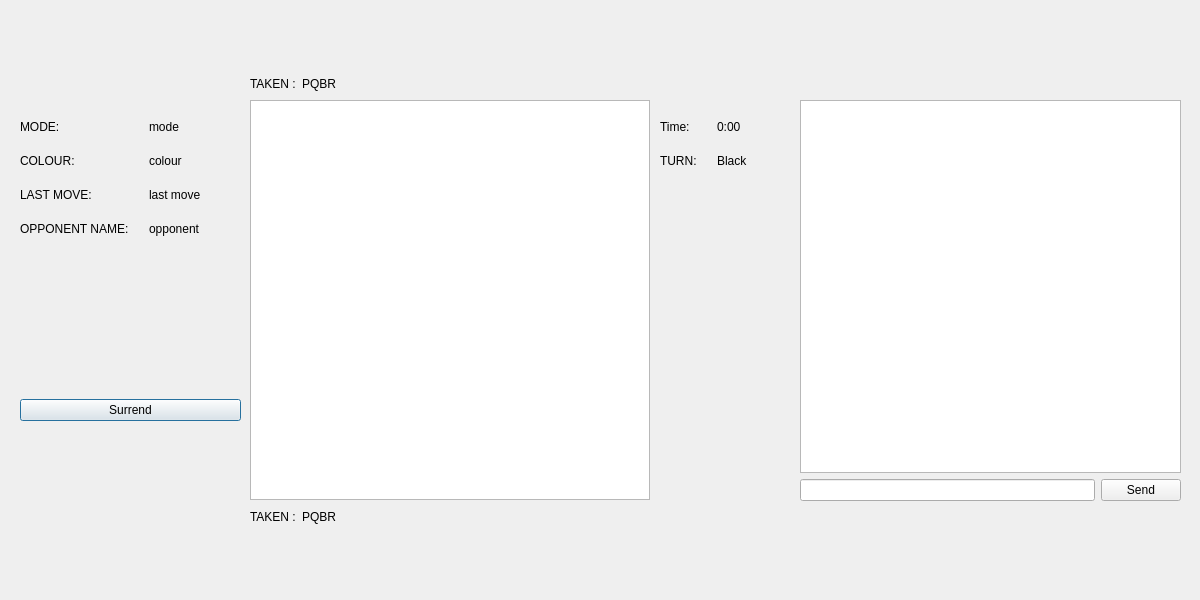
<?xml version="1.0" encoding="UTF-8"?>
<ui version="4.0">
 <class>Game</class>
 <widget class="QDialog" name="Game">
  <property name="geometry">
   <rect>
    <x>0</x>
    <y>0</y>
    <width>1200</width>
    <height>600</height>
   </rect>
  </property>
  <property name="sizePolicy">
   <sizepolicy hsizetype="Fixed" vsizetype="Fixed">
    <horstretch>0</horstretch>
    <verstretch>0</verstretch>
   </sizepolicy>
  </property>
  <property name="minimumSize">
   <size>
    <width>1200</width>
    <height>600</height>
   </size>
  </property>
  <property name="maximumSize">
   <size>
    <width>1200</width>
    <height>800</height>
   </size>
  </property>
  <property name="windowTitle">
   <string>Chess</string>
  </property>
  <widget class="QGraphicsView" name="graphicsView">
   <property name="geometry">
    <rect>
     <x>250</x>
     <y>100</y>
     <width>400</width>
     <height>400</height>
    </rect>
   </property>
   <property name="sizePolicy">
    <sizepolicy hsizetype="Fixed" vsizetype="Fixed">
     <horstretch>0</horstretch>
     <verstretch>0</verstretch>
    </sizepolicy>
   </property>
  </widget>
  <widget class="QLabel" name="imageLabel">
   <property name="geometry">
    <rect>
     <x>20</x>
     <y>440</y>
     <width>221</width>
     <height>141</height>
    </rect>
   </property>
   <property name="text">
    <string/>
   </property>
   <property name="pixmap">
    <pixmap>:/catmeme.jpg</pixmap>
   </property>
   <property name="scaledContents">
    <bool>true</bool>
   </property>
  </widget>
  <widget class="QWidget" name="formLayoutWidget_3">
   <property name="geometry">
    <rect>
     <x>250</x>
     <y>510</y>
     <width>401</width>
     <height>61</height>
    </rect>
   </property>
   <layout class="QFormLayout" name="formLayout_3">
    <item row="0" column="0">
     <widget class="QLabel" name="takenLabel">
      <property name="text">
       <string>TAKEN :</string>
      </property>
     </widget>
    </item>
    <item row="0" column="1">
     <widget class="QLabel" name="chgTakenLabel">
      <property name="text">
       <string>PQBR</string>
      </property>
     </widget>
    </item>
   </layout>
  </widget>
  <widget class="QWidget" name="verticalLayoutWidget">
   <property name="geometry">
    <rect>
     <x>20</x>
     <y>100</y>
     <width>221</width>
     <height>321</height>
    </rect>
   </property>
   <layout class="QVBoxLayout" name="verticalLayout_2">
    <item>
     <layout class="QFormLayout" name="formLayout_4">
      <property name="horizontalSpacing">
       <number>20</number>
      </property>
      <property name="verticalSpacing">
       <number>20</number>
      </property>
      <property name="topMargin">
       <number>20</number>
      </property>
      <property name="bottomMargin">
       <number>20</number>
      </property>
      <item row="0" column="0">
       <widget class="QLabel" name="modeLabel">
        <property name="text">
         <string>&lt;html&gt;&lt;head/&gt;&lt;body&gt;&lt;p&gt;MODE:&lt;/p&gt;&lt;/body&gt;&lt;/html&gt;</string>
        </property>
       </widget>
      </item>
      <item row="0" column="1">
       <widget class="QLabel" name="chgModelabel">
        <property name="text">
         <string>mode</string>
        </property>
       </widget>
      </item>
      <item row="1" column="0">
       <widget class="QLabel" name="colourLabel">
        <property name="text">
         <string>&lt;html&gt;&lt;head/&gt;&lt;body&gt;&lt;p&gt;COLOUR:&lt;/p&gt;&lt;/body&gt;&lt;/html&gt;</string>
        </property>
       </widget>
      </item>
      <item row="1" column="1">
       <widget class="QLabel" name="chgColourLabel">
        <property name="text">
         <string>colour</string>
        </property>
       </widget>
      </item>
      <item row="2" column="0">
       <widget class="QLabel" name="lastMoveLabel">
        <property name="text">
         <string>LAST MOVE:</string>
        </property>
       </widget>
      </item>
      <item row="2" column="1">
       <widget class="QLabel" name="chgLastMovelabel">
        <property name="text">
         <string>last move</string>
        </property>
       </widget>
      </item>
      <item row="3" column="0">
       <widget class="QLabel" name="opponentNameLabel">
        <property name="text">
         <string>OPPONENT NAME:</string>
        </property>
       </widget>
      </item>
      <item row="3" column="1">
       <widget class="QLabel" name="chgOpponentNamelabel">
        <property name="text">
         <string>opponent</string>
        </property>
       </widget>
      </item>
     </layout>
    </item>
    <item>
     <widget class="QPushButton" name="surrendButton">
      <property name="text">
       <string>Surrend</string>
      </property>
     </widget>
    </item>
   </layout>
  </widget>
  <widget class="QWidget" name="verticalLayoutWidget_2">
   <property name="geometry">
    <rect>
     <x>660</x>
     <y>100</y>
     <width>131</width>
     <height>401</height>
    </rect>
   </property>
   <layout class="QVBoxLayout" name="verticalLayout_3">
    <item>
     <layout class="QFormLayout" name="formLayout_2">
      <property name="horizontalSpacing">
       <number>20</number>
      </property>
      <property name="verticalSpacing">
       <number>20</number>
      </property>
      <property name="topMargin">
       <number>20</number>
      </property>
      <property name="bottomMargin">
       <number>20</number>
      </property>
      <item row="0" column="0">
       <widget class="QLabel" name="timeLabel">
        <property name="text">
         <string>Time:</string>
        </property>
       </widget>
      </item>
      <item row="0" column="1">
       <widget class="QLabel" name="chgTimeLabel">
        <property name="text">
         <string>0:00</string>
        </property>
       </widget>
      </item>
      <item row="1" column="0">
       <widget class="QLabel" name="checkUpdatelabel">
        <property name="text">
         <string>TURN:</string>
        </property>
       </widget>
      </item>
      <item row="1" column="1">
       <widget class="QLabel" name="turnLabel">
        <property name="text">
         <string>Black</string>
        </property>
       </widget>
      </item>
     </layout>
    </item>
   </layout>
  </widget>
  <widget class="QWidget" name="formLayoutWidget_5">
   <property name="geometry">
    <rect>
     <x>250</x>
     <y>30</y>
     <width>401</width>
     <height>61</height>
    </rect>
   </property>
   <layout class="QFormLayout" name="formLayout_5">
    <property name="labelAlignment">
     <set>Qt::AlignLeading|Qt::AlignLeft|Qt::AlignVCenter</set>
    </property>
    <property name="formAlignment">
     <set>Qt::AlignBottom|Qt::AlignLeading|Qt::AlignLeft</set>
    </property>
    <item row="0" column="0">
     <widget class="QLabel" name="takenEnnemyLabel">
      <property name="text">
       <string>TAKEN :</string>
      </property>
     </widget>
    </item>
    <item row="0" column="1">
     <widget class="QLabel" name="chgTakenEnnemyLabel">
      <property name="text">
       <string>PQBR</string>
      </property>
     </widget>
    </item>
   </layout>
  </widget>
  <widget class="QWidget" name="verticalLayoutWidget_3">
   <property name="geometry">
    <rect>
     <x>800</x>
     <y>100</y>
     <width>381</width>
     <height>401</height>
    </rect>
   </property>
   <layout class="QVBoxLayout" name="verticalLayout">
    <item>
     <widget class="QPlainTextEdit" name="chatText">
      <property name="readOnly">
       <bool>true</bool>
      </property>
     </widget>
    </item>
    <item>
     <layout class="QHBoxLayout" name="horizontalLayout">
      <item>
       <widget class="QLineEdit" name="sendingTextField"/>
      </item>
      <item>
       <widget class="QPushButton" name="sendPushButton">
        <property name="text">
         <string>Send</string>
        </property>
       </widget>
      </item>
     </layout>
    </item>
   </layout>
  </widget>
  <widget class="QLabel" name="secondAdsLabel">
   <property name="geometry">
    <rect>
     <x>800</x>
     <y>520</y>
     <width>381</width>
     <height>61</height>
    </rect>
   </property>
   <property name="text">
    <string/>
   </property>
   <property name="pixmap">
    <pixmap>:/Calvin.jpg</pixmap>
   </property>
  </widget>
 </widget>
 <resources/>
 <connections/>
</ui>
